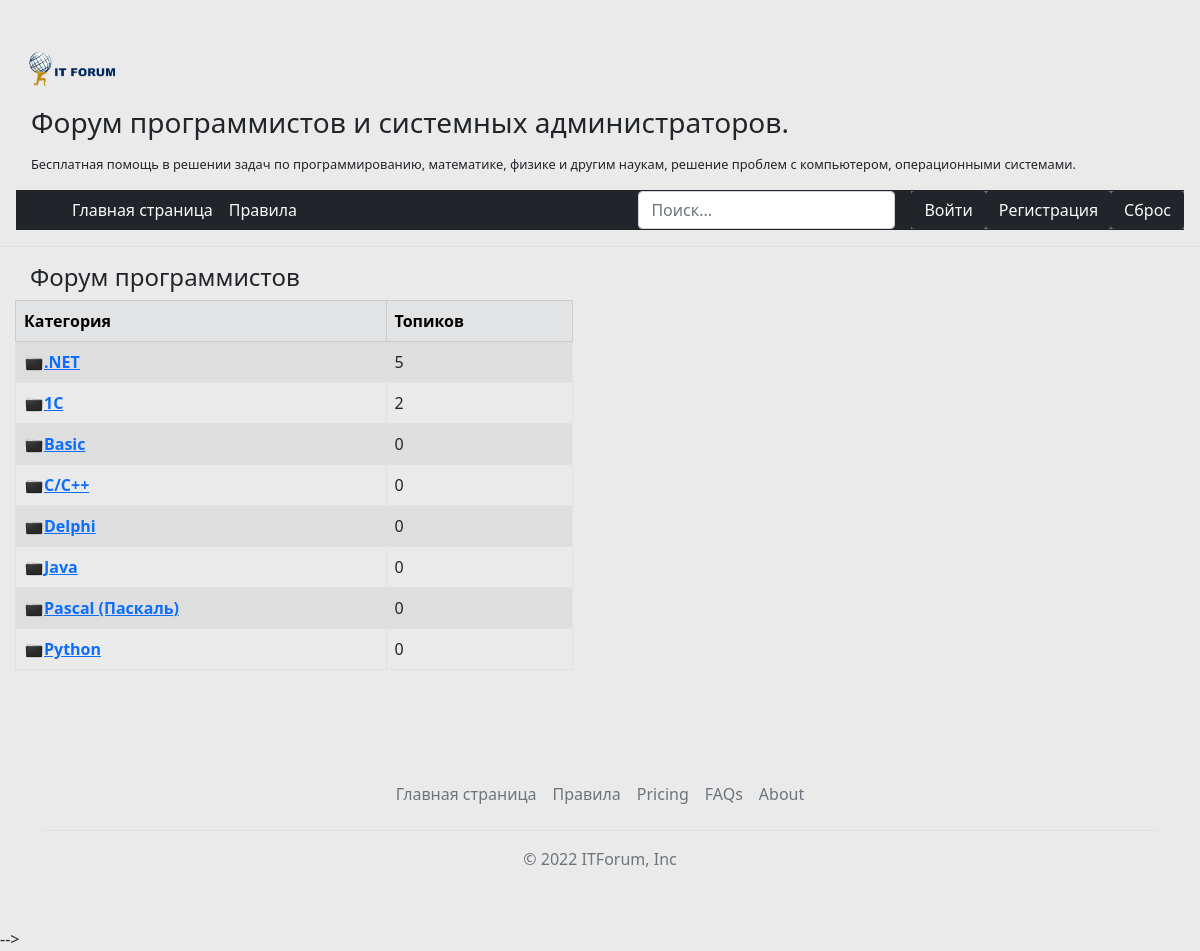
/, run on an earlier commit of the app's database.
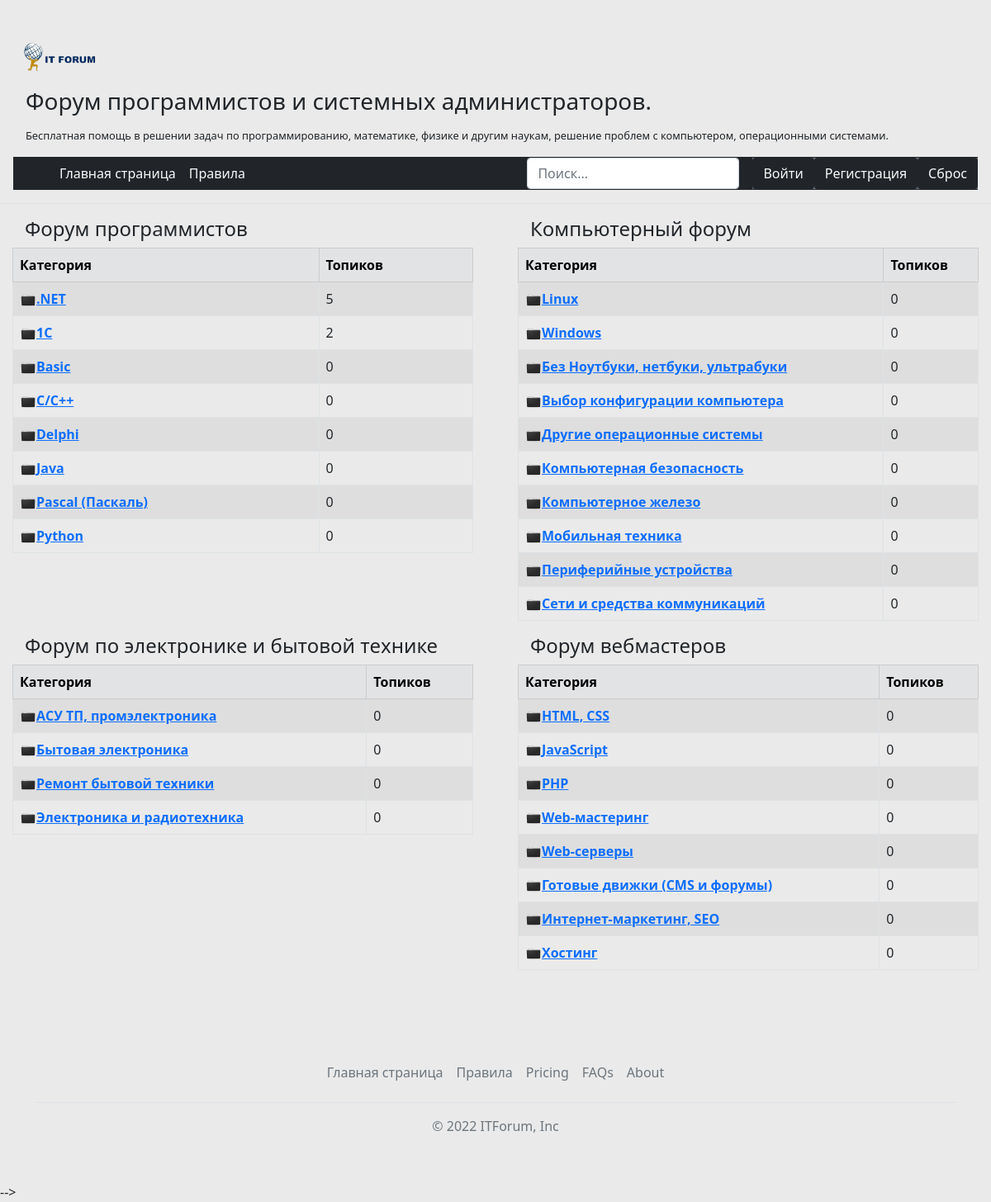
And on a later commit of the database.
### forumBase/models.py (models this page shows, shortened)
class Forum(models.Model):
    name = models.CharField(max_length=200, verbose_name='Форум', null=False)

class Category(models.Model):
    name = models.CharField(max_length=100, verbose_name='Наименование', null=False, default='Без наименование')
    forum = models.ForeignKey('Forum', on_delete=models.SET_NULL, null=True, blank=True, related_name='categories')
    class Meta:
        ordering = ['name']

### forumBase/views.py (the view)
# urls.py: 2. Add a URL to urlpatterns:  path('', Home.as_view(), name='home')
class Home(ListView):
    model = Forum
    template_name = 'pages/home.html'
    context_object_name = 'forums'

### templates/pages/home.html
{% extends 'pages/_base.html' %}
{% block content %}
  <div class="row">
{% for forum in forums %}
    <div class="col-6">
  <div class="table-responsive headerss" >
  <h4 class="headerss">{{forum.name}}</h4>
  <table class="table table-hover table-striped table-bordered">
    <thead class="table-secondary">
      <tr>
        <th scope="col">Категория</th>
        <th scope="col">Топиков</th>
      </tr>
    </thead>
    <tbody class="table-striped">
      {% for category in forum.categories.all %}
      <tr>
        <th><img class='folder' src="static/img/folder.png" width="35px"><a href="{% url 'category' category.id %}">{{category.name}}</a></th>
        <td>{{category.topics.count}}</td>
      </tr>
      {% endfor %}
    </tbody>
  </table>
  </div>
  </div>
{% endfor %}
  </div>
{% endblock content %}

What changed in the data, as far as the page shows it:
added Forum: name "Компьютерный форум"
added Category: name "Linux", topics.count "0", shown under "Компьютерный форум"
added Category: name "Windows", topics.count "0", shown under "Компьютерный форум"
added Category: name "Без Ноутбуки, нетбуки, ультрабуки", topics.count "0", shown under "Компьютерный форум"
added Category: name "Выбор конфигурации компьютера", topics.count "0", shown under "Компьютерный форум"
added Category: name "Другие операционные системы", topics.count "0", shown under "Компьютерный форум"
added Category: name "Компьютерная безопасность", topics.count "0", shown under "Компьютерный форум"
added Category: name "Компьютерное железо", topics.count "0", shown under "Компьютерный форум"
added Category: name "Мобильная техника", topics.count "0", shown under "Компьютерный форум"
added Category: name "Периферийные устройства", topics.count "0", shown under "Компьютерный форум"
added Category: name "Сети и средства коммуникаций", topics.count "0", shown under "Компьютерный форум"
added Forum: name "Форум по электронике и бытовой технике"
added Category: name "АСУ ТП, промэлектроника", topics.count "0", shown under "Форум по электронике и бытовой технике"
added Category: name "Бытовая электроника", topics.count "0", shown under "Форум по электронике и бытовой технике"
added Category: name "Ремонт бытовой техники", topics.count "0", shown under "Форум по электронике и бытовой технике"
added Category: name "Электроника и радиотехника", topics.count "0", shown under "Форум по электронике и бытовой технике"
added Forum: name "Форум вебмастеров"
added Category: name "HTML, CSS", topics.count "0", shown under "Форум вебмастеров"
added Category: name "JavaScript", topics.count "0", shown under "Форум вебмастеров"
added Category: name "PHP", topics.count "0", shown under "Форум вебмастеров"
added Category: name "Web-мастеринг", topics.count "0", shown under "Форум вебмастеров"
added Category: name "Web-серверы", topics.count "0", shown under "Форум вебмастеров"
added Category: name "Готовые движки (CMS и форумы)", topics.count "0", shown under "Форум вебмастеров"
added Category: name "Интернет-маркетинг, SEO", topics.count "0", shown under "Форум вебмастеров"
added Category: name "Хостинг", topics.count "0", shown under "Форум вебмастеров"
